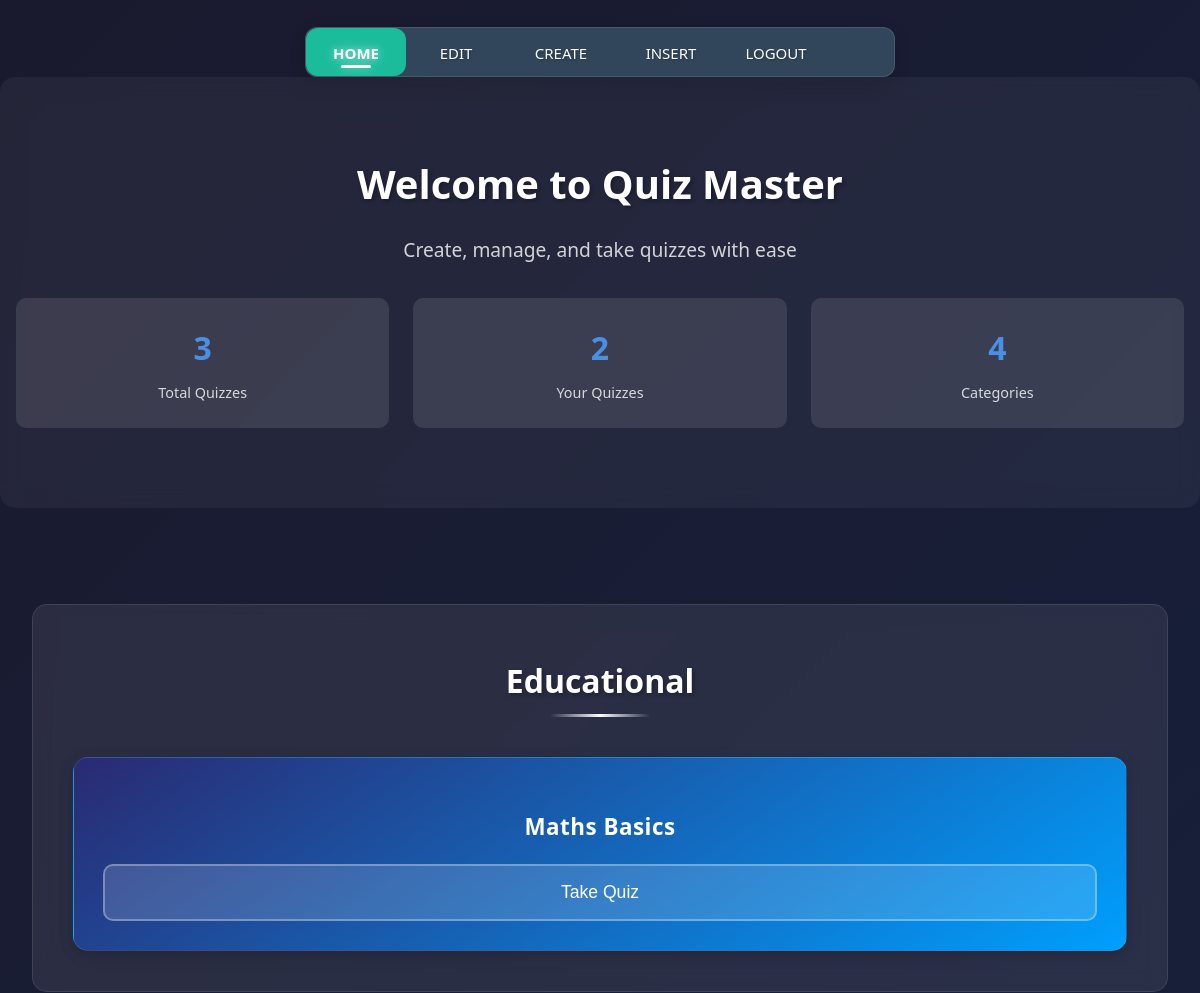
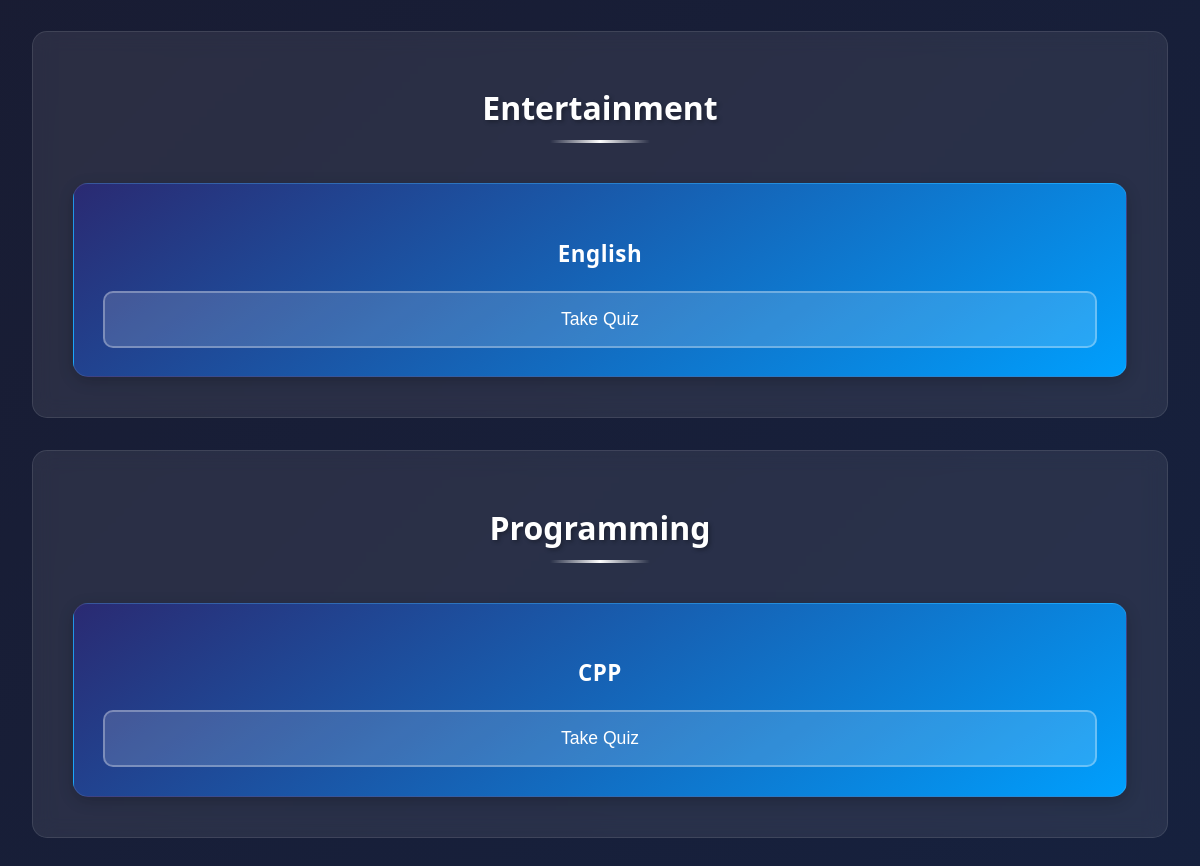
Page / (signed in) on the committed database (2 pictures, top to bottom).
### tables this page shows
CREATE TABLE `category` (
  `categoryname` varchar(200) NOT NULL
);

CREATE TABLE `quizdetails` (
  `quizid` int(5) NOT NULL,
  `category` varchar(200) NOT NULL,
  `quizname` varchar(200) NOT NULL,
  `email` varchar(222) NOT NULL
);

### index.php (the view, shortened to what this page needs)
<?php include "dbconnect.php" ;
?>
<!DOCTYPE html>
<html lang="en">
<head>
    <link rel="stylesheet" href="nav.css">
    <link rel="stylesheet" href="css/enhanced-style.css">
</head>
<body>
    <nav>
        <a href="#" class="active">Home</a>
        <a href="./quizmanip.php">Edit</a>
        <a href="./createquiz.php">Create</a>
        <a href="./quizform.php">Insert</a>
        <a style="width:100px" href="./logout.php">Logout</a>
        <div class="animation home"></div>
    </nav>
    <div class="welcome-section">
        <h1 class="welcome-title">Welcome to Quiz Master</h1>
        <p class="welcome-subtitle">Create, manage, and take quizzes with ease</p>
        <div class="stats-grid">
            <?php
            $total_quizzes = $con->query("SELECT COUNT(*) as count FROM quizdetails")->fetch_assoc()['count'];
            $user_quizzes = $con->query("SELECT COUNT(*) as count FROM quizdetails WHERE email='{$_SESSION['email']}'")->fetch_assoc()['count'];
            $total_categories = $con->query("SELECT COUNT(*) as count FROM category")->fetch_assoc()['count'];
            ?>
            <div class="stat-card">
                <div class="stat-number"><?php echo $total_quizzes; ?></div>
                <div class="stat-label">Total Quizzes</div>
            </div>
            <div class="stat-card">
                <div class="stat-number"><?php echo $user_quizzes; ?></div>
                <div class="stat-label">Your Quizzes</div>
            </div>
            <div class="stat-card">
                <div class="stat-number"><?php echo $total_categories; ?></div>
                <div class="stat-label">Categories</div>
            </div>
        </div>
    </div>
    <div class="dashboard">
        <?php
        $query = "SELECT * FROM category";
        $res = $con->query($query);
        while($row = $res->fetch_assoc()) {
            $cat = $row['categoryname'];
            $query2 = "SELECT * FROM `quizdetails` WHERE `category`='$cat'";
            $res2 = $con->query($query2);
            if($res2->num_rows == 0) continue;
            echo "<div class='category-section'>";
            echo "<h2 class='category-title'>{$row['categoryname']}</h2>";
            echo "<div class='quiz-grid'>";
            while($row2 = $res2->fetch_assoc()) {
                echo "<div class='quiz-card'>";
                echo "<h3 class='quiz-title'>{$row2['quizname']}</h3>";
                echo "<form method='GET' action='takequiz.php'>";
                echo "<button type='submit' class='take-quiz-btn'>Take Quiz</button>";
                echo "</form>";
                echo "</div>";
            }
            echo "</div></div>";
        }
        ?>
    </div>
</body>
</html>

### nav.css (style rules this page uses)
* { box-sizing: border-box; }
nav { margin: 27px auto 0; position: relative; width: 590px; height: 50px; background: rgba(52, 73, 94, 0.95); border-radius: 12px; font-size: 0; box-shadow: 0 4px 15px rgba(0, 0, 0, 0.2); backdrop-filter: blur(10px); border: 1px solid rgba(255, 255, 255, 0.1); }
nav a { line-height: 50px; height: 100%; font-size: 15px; display: inline-block; position: relative; z-index: 1; text-decoration: none; text-transform: uppercase; text-align: center; color: white; cursor: pointer; transition: all 0.3s ease; text-shadow: 1px 1px 2px rgba(0, 0, 0, 0.3); }
nav .animation { position: absolute; height: 100%; top: 0; z-index: 0; transition: all .5s ease; border-radius: 12px; }
a:nth-child(1) { width: 100px; }
a:nth-child(2) { width: 100px; }
a:nth-child(3) { width: 110px; }
a:nth-child(4) { width: 110px; }
a:nth-child(5) { width: 110px; }
nav .animation.home { width: 100px; left: 0; background-color: #1abc9c; }
nav a.active { color: #fff; font-weight: 600; position: relative; text-shadow: 0 0 10px rgba(255, 255, 255, 0.7); }
nav a.active::after { content: ''; position: absolute; bottom: 8px; left: 50%; transform: translateX(-50%); width: 30px; height: 3px; background: #fff; border-radius: 2px; box-shadow: 0 0 10px rgba(255, 255, 255, 0.5); }
body { font-family: sans-serif; background: #2c3e50; }

### css/enhanced-style.css (style rules this page uses)
:root { --primary-color: #4a90e2; --secondary-color: #2c3e50; --accent-color: #e74c3c; --background-color: #1a1a2e; --text-color: #fff; --transition-speed: 0.3s; }
body { font-family: 'Segoe UI', Tahoma, Geneva, Verdana, sans-serif; background: linear-gradient(135deg, #1a1a2e 0%, #16213e 100%); min-height: 100vh; color: var(--text-color); line-height: 1.6; margin: 0; padding: 0; }

### index.php (style rules this page uses)
.dashboard { padding: 2rem; max-width: 1200px; margin: 0 auto; }
.category-section { margin: 2rem 0; background: rgba(255, 255, 255, 0.08); border-radius: 15px; padding: 1.5rem; backdrop-filter: blur(10px); border: 1px solid rgba(255, 255, 255, 0.1); transition: transform 0.3s ease; }
.category-title { color: #fff; font-size: 2rem; text-shadow: 2px 2px 4px rgba(0, 0, 0, 0.3); margin-bottom: 1.5rem; text-align: center; position: relative; padding-bottom: 10px; }
.category-title::after { content: ''; position: absolute; bottom: 0; left: 50%; transform: translateX(-50%); width: 100px; height: 3px; background: linear-gradient(90deg, transparent, #fff, transparent); }
.quiz-grid { display: grid; grid-template-columns: repeat(auto-fit, minmax(280px, 1fr)); gap: 2rem; padding: 1rem; }
.quiz-card { background: linear-gradient(145deg, #2a2a72, #009ffd); border-radius: 15px; padding: 1.8rem; transition: all 0.4s ease; box-shadow: 0 4px 15px rgba(0, 0, 0, 0.2); border: 1px solid rgba(255, 255, 255, 0.1); position: relative; overflow: hidden; }
.quiz-card::before { content: ''; position: absolute; top: 0; left: 0; width: 100%; height: 100%; background: linear-gradient(225deg, transparent, rgba(255, 255, 255, 0.1)); opacity: 0; transition: opacity 0.4s ease; }
.quiz-title { color: #fff; font-size: 1.4rem; margin-bottom: 1.2rem; text-align: center; font-weight: 600; letter-spacing: 0.5px; }
.take-quiz-btn { width: 100%; padding: 1rem; background: rgba(255, 255, 255, 0.15); border: 2px solid rgba(255, 255, 255, 0.3); border-radius: 10px; color: #fff; font-size: 1.1rem; cursor: pointer; transition: all 0.3s ease; position: relative; overflow: hidden; }
.take-quiz-btn::before { content: ''; position: absolute; top: 50%; left: 50%; width: 0; height: 0; background: rgba(255, 255, 255, 0.1); border-radius: 50%; transform: translate(-50%, -50%); transition: width 0.6s ease, height 0.6s ease; }
.welcome-section { text-align: center; padding: 3rem 1rem; margin-bottom: 2rem; background: rgba(255, 255, 255, 0.05); border-radius: 15px; backdrop-filter: blur(10px); }
.welcome-title { font-size: 2.5rem; color: #fff; margin-bottom: 1rem; text-shadow: 2px 2px 4px rgba(0, 0, 0, 0.3); }
.welcome-subtitle { font-size: 1.2rem; color: rgba(255, 255, 255, 0.8); margin-bottom: 2rem; }
.stats-grid { display: grid; grid-template-columns: repeat(auto-fit, minmax(200px, 1fr)); gap: 1.5rem; margin-bottom: 2rem; }
.stat-card { background: rgba(255, 255, 255, 0.1); padding: 1.5rem; border-radius: 10px; text-align: center; }
.stat-number { font-size: 2rem; font-weight: bold; color: #4a90e2; margin-bottom: 0.5rem; }
.stat-label { color: rgba(255, 255, 255, 0.8); font-size: 0.9rem; }

### rows in the picture
category: categoryname "Educational"
quizdetails: quizname "Maths Basics"
category: categoryname "Entertainment"
quizdetails: quizname "English"
category: categoryname "Programming"
quizdetails: quizname "CPP"

### other values in the picture
$total_quizzes "3"
$user_quizzes "2"
$total_categories "4"
